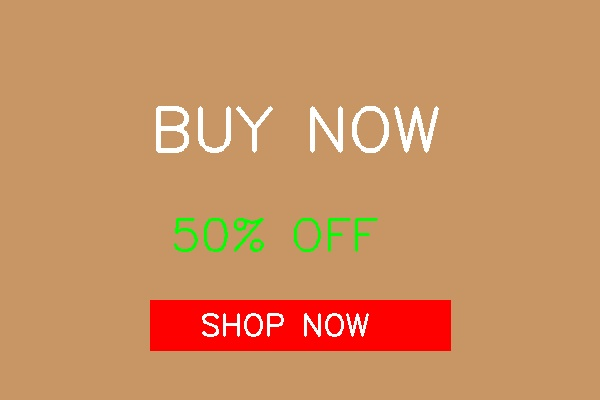
#> input picture backend/test_ad.jpg, 600 x 400 px
$ python -i saliency.py   (imports and definitions only)
#> lines starting #> are read from the running program, lines starting #| are printed output that depends on the picture; after the words box and inside, x2 and y2 are one past the last pixel; in counts of white or black regions, pixels touching at a corner belong together
import cv2
import numpy as np
from pathlib import Path

CASCADE_FACE = cv2.CascadeClassifier(cv2.data.haarcascades + "haarcascade_frontalface_default.xml")


def compute_saliency_map(image: np.ndarray) -> np.ndarray:
    """Spectral Residual saliency — pure numpy/FFT, no cv2.saliency needed."""
    gray = cv2.cvtColor(image, cv2.COLOR_BGR2GRAY).astype(np.float32)
    resized = cv2.resize(gray, (64, 64))
    resized = resized / 255.0

    fft = np.fft.fft2(resized)
    magnitude = np.abs(fft)
    phase = np.angle(fft)

    log_mag = np.log(magnitude + 1e-6)
    avg_log_mag = cv2.blur(log_mag, (3, 3))
    spectral_residual = log_mag - avg_log_mag

    saliency_fft = np.exp(spectral_residual) * np.exp(1j * phase)
    saliency_map = np.abs(np.fft.ifft2(saliency_fft)) ** 2

    saliency_map = cv2.GaussianBlur(saliency_map, (9, 9), 2.5)
    saliency_map = cv2.resize(saliency_map, (image.shape[1], image.shape[0]))

    if saliency_map.max() > 0:
        saliency_map = saliency_map / saliency_map.max()

    return saliency_map.astype(np.float32)


def detect_faces(image: np.ndarray) -> list:
    gray = cv2.cvtColor(image, cv2.COLOR_BGR2GRAY)
    h, w = gray.shape
    min_face_size = int(min(h, w) * 0.08)
    faces = CASCADE_FACE.detectMultiScale(gray, 1.3, 5, minSize=(min_face_size, min_face_size))
    filtered = []
    for (x, y, fw, fh) in faces:
        aspect = fw / fh
        if 0.4 < aspect < 2.5 and fw > min_face_size and fh > min_face_size:
            filtered.append((int(x), int(y), int(fw), int(fh)))
    return filtered


def detect_text_regions(image: np.ndarray) -> list:
    gray = cv2.cvtColor(image, cv2.COLOR_BGR2GRAY)
    edges = cv2.Canny(gray, 50, 150)
    dilated = cv2.dilate(edges, np.ones((3, 3), np.uint8), iterations=2)
    contours, _ = cv2.findContours(dilated, cv2.RETR_EXTERNAL, cv2.CHAIN_APPROX_SIMPLE)

    regions = []
    h, w = image.shape[:2]
    min_area = (h * w) * 0.001
    max_area = (h * w) * 0.15

    for cnt in contours:
        x, y, cw, ch = cv2.boundingRect(cnt)
        area = cw * ch
        if min_area < area < max_area and cw > ch * 0.5:
            aspect = cw / ch
            if 0.1 < aspect < 15:
                regions.append((int(x), int(y), int(cw), int(ch)))
    return regions[:10]


def compute_contrast_map(image: np.ndarray) -> np.ndarray:
    gray = cv2.cvtColor(image, cv2.COLOR_BGR2GRAY).astype(np.float32)
    blurred = cv2.GaussianBlur(gray, (21, 21), 0)
    contrast = np.abs(gray - blurred)
    return contrast / (contrast.max() + 1e-6)


def create_gaussian_peak(shape, regions, sigma=30) -> np.ndarray:
    heatmap = np.zeros(shape[:2], dtype=np.float32)
    for (x, y, w, h) in regions:
        cx, cy = x + w // 2, y + h // 2
        Y, X = np.ogrid[:shape[0], :shape[1]]
        gauss = np.exp(-((X - cx) ** 2 + (Y - cy) ** 2) / (2 * sigma ** 2))
        heatmap += gauss
    return heatmap


def generate_heatmap(image: np.ndarray) -> np.ndarray:
    saliency = compute_saliency_map(image)
    saliency = cv2.GaussianBlur(saliency, (15, 15), 0)

    faces = detect_faces(image)
    face_map = create_gaussian_peak(image.shape, faces, sigma=40)

    text_regions = detect_text_regions(image)
    text_map = create_gaussian_peak(image.shape, text_regions, sigma=20)

    contrast_map = compute_contrast_map(image)
    contrast_map = cv2.GaussianBlur(contrast_map, (15, 15), 0)

    fused = (
        0.40 * saliency +
        0.25 * face_map +
        0.20 * text_map +
        0.15 * contrast_map
    )

    if fused.max() > 0:
        fused = fused / fused.max()

    return fused


def get_attention_description(heatmap: np.ndarray) -> str:
    h, w = heatmap.shape
    quadrants = {
        "top-left": heatmap[:h // 2, :w // 2],
        "top-right": heatmap[:h // 2, w // 2:],
        "bottom-left": heatmap[h // 2:, :w // 2],
        "bottom-right": heatmap[h // 2:, w // 2:],
    }
    avg = {k: v.mean() for k, v in quadrants.items()}
    hot = max(avg, key=avg.get)

    center = heatmap[h // 4: 3 * h // 4, w // 4: 3 * w // 4].mean()
    edge = (heatmap.mean() - center * 0.5) / 0.5 if heatmap.mean() > 0 else 0

    parts = []
    parts.append(f"Primary attention zone: {hot.replace('-', ' ')}")
    if center > 0.4:
        parts.append("Strong center focus — good for logo/CTA placement")
    if edge > 0.5:
        parts.append("Significant edge attention — check if borders distract from CTA")

    return ". ".join(parts) + "."

>>> import cv2
>>> picture = cv2.imread('../test_ad.jpg')
#> picture is the input picture: shape (400, 600, 3); mean B, G, R 97.6, 144, 202.6
>>> result = generate_heatmap(picture)
#> in compute_saliency_map, `magnitude = np.abs(fft)`:
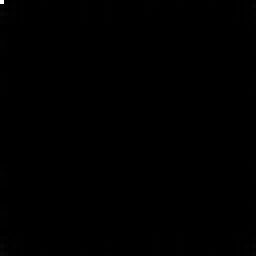
#> magnitude: shape (64, 64) float64 (shown 4 times larger); min 0.119, max 2510.7, mean 4.4; drawn with min black and max white
#> in compute_saliency_map, `phase = np.angle(fft)`:
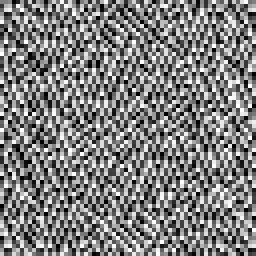
#> phase: shape (64, 64) float64 (shown 4 times larger); min -3.14, max 3.14, mean 0.00153; drawn with min black and max white
#> in compute_saliency_map, `avg_log_mag = cv2.blur(log_mag, (3, 3))`:
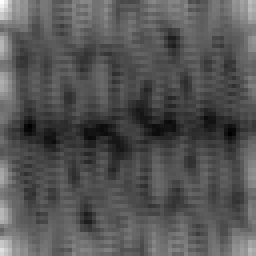
#> avg_log_mag: shape (64, 64) float64 (shown 4 times larger); min -0.676, max 4.31, mean 0.988; drawn with min black and max white
#> in compute_saliency_map, `spectral_residual = log_mag - avg_log_mag`:
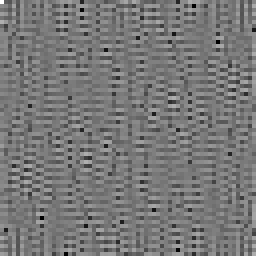
#> spectral_residual: shape (64, 64) float64 (shown 4 times larger); min -3.12, max 3.51, mean 0.00619; drawn with min black and max white
#> in detect_faces, `faces = CASCADE_FACE.detectMultiScale(gray, 1.3, 5, minSize=(min_face_..`: faces = ()
#> after the loop in detect_faces, `for (x, y, fw, fh) in faces:`: filtered = []
#> after the loop in create_gaussian_peak, `for (x, y, w, h) in regions:`: heatmap: shape (400, 600) float32; every value is 0
#> in detect_text_regions, `edges = cv2.Canny(gray, 50, 150)`:
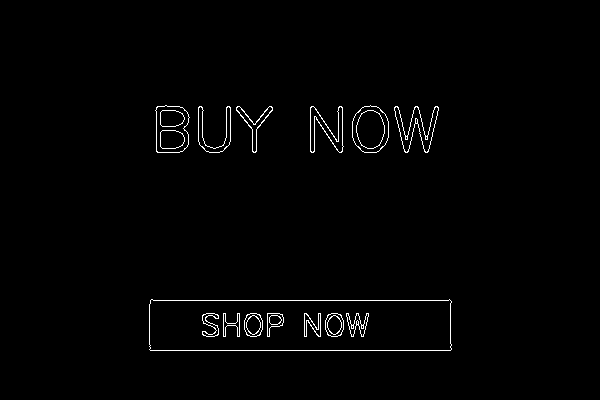
#> edges: shape (400, 600); 1.3% white in thin lines or dots, all inside (x1, y1, x2, y2) = (149, 105, 452, 351)
#> in detect_text_regions, `dilated = cv2.dilate(edges, np.ones((3, 3), np.uint8), iterations=2)`: dilated: shape (400, 600); 6.1% white; 9 white regions
#> in detect_text_regions, `contours, _ = cv2.findContours(dilated, cv2.RETR_EXTERNAL, cv2.CHAIN_A..`: contours = 7 contours; box (x1, y1, x2, y2) and area: (147, 297, 454, 353) 16493, (153, 103, 192, 155) 1749, (350, 103, 391, 155) 1731, (392, 104, 441, 155) 1457, (308, 104, 346, 155) 1188, (196, 104, 233, 155) 946, (234, 104, 275, 155) 765
#> the loop in detect_text_regions, `for cnt in contours:` made 7 passes
#> (x, y, cw, ch, area, aspect) on passes 1 to 7: (147, 297, 307, 56, 17192, 5.48), (392, 104, 49, 51, 2499, 0.961), (308, 104, 38, 51, 1938, 0.745), (234, 104, 41, 51, 2091, 0.804), (196, 104, 37, 51, 1887, 0.725), (350, 103, 41, 52, 2132, 0.788), (153, 103, 39, 52, 2028, 0.75)
#> after the loop in detect_text_regions, `for cnt in contours:`: regions = [(147, 297, 307, 56), (392, 104, 49, 51), (308, 104, 38, 51), (234, 104, 41, 51), (196, 104, 37, 51), (350, 103, 41, 52), (153, 103, 39, 52)]
#> in generate_heatmap, `text_regions = detect_text_regions(image)`: text_regions has the same summary as regions in detect_text_regions
#> the loop in create_gaussian_peak (call 2), `for (x, y, w, h) in regions:` made 7 passes
#> (x, y, w, h, cx, cy) on passes 1 to 7: (147, 297, 307, 56, 300, 325), (392, 104, 49, 51, 416, 129), (308, 104, 38, 51, 327, 129), (234, 104, 41, 51, 254, 129), (196, 104, 37, 51, 214, 129), (350, 103, 41, 52, 370, 129), (153, 103, 39, 52, 172, 129)
#> in compute_contrast_map, `blurred = cv2.GaussianBlur(gray, (21, 21), 0)`:
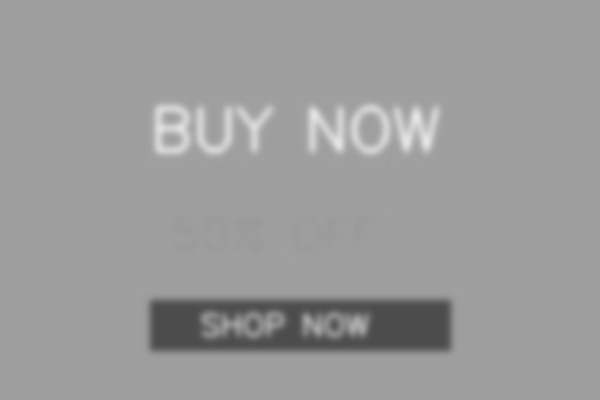
#> blurred: shape (400, 600) float32; min 75.99, max 229.9, mean 155.9
#> in generate_heatmap, `fused = fused / fused.max()`:
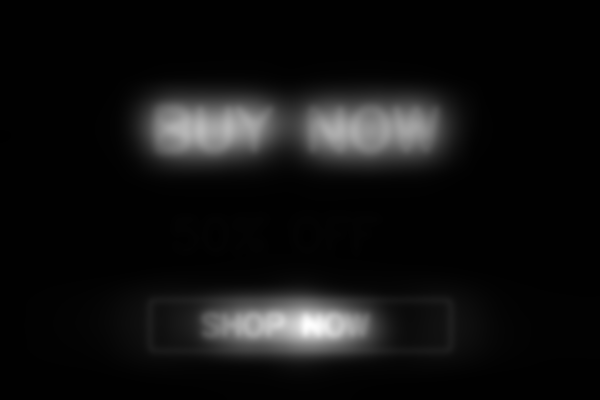
#> fused: shape (400, 600) float32; min 0.00388, max 1, mean 0.0696
